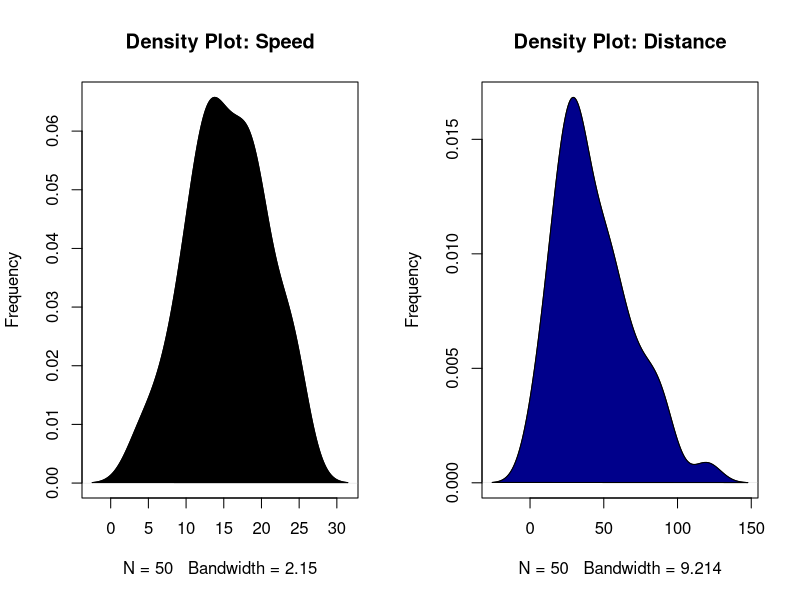
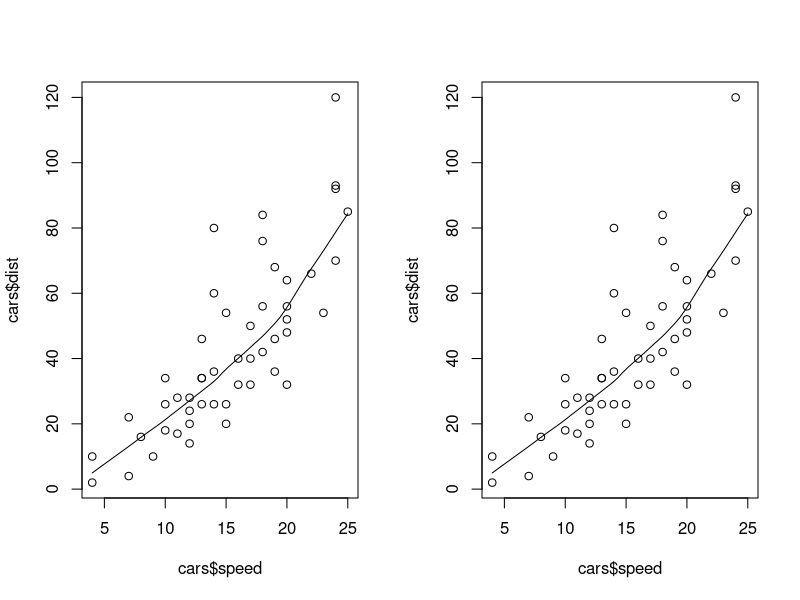
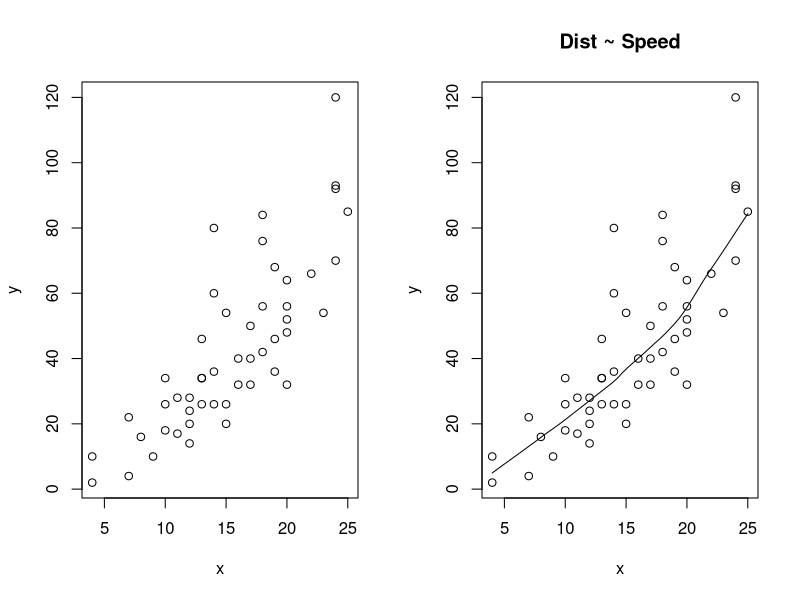
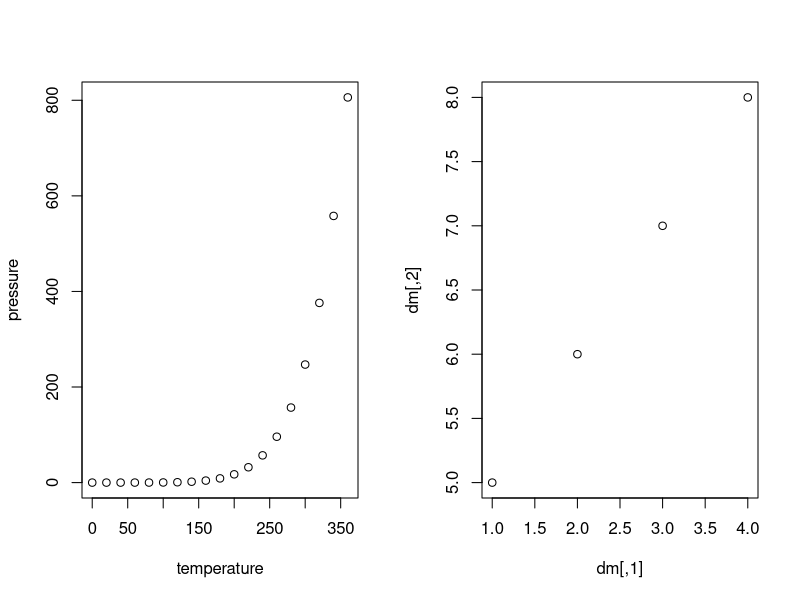

These charts were generated, in order, by the following R code:
## ---- chunk 1
knitr::opts_chunk$set(echo = TRUE)
## ---- chunk 2
summary(cars)
head(cars)
#Density plot
par(mfrow=c(1, 2))
plot(density(cars$speed), main="Density Plot: Speed", ylab="Frequency")
polygon(density(cars$speed), col="black")
plot(density(cars$dist), main="Density Plot: Distance", ylab="Frequency")
polygon(density(cars$dist), col="darkblue")
#Correlation
cor(cars$speed,cars$dist, method=c("pearson","kendall","spearman"))
#scatterplot
scatter.smooth(x=cars$speed, y=cars$dist)
scatter.smooth(x=cars$speed, y=cars$dist) 
x<-cars$speed
y<-cars$dist
line(x,y)
plot(x,y)
scatter.smooth(x, y, main="Dist ~ Speed")
#linear model
Model1 <- lm(formula = y~x, data = cars)
summary(Model1)
## ---- chunk 3
plot(pressure)
## ---- chunk 4
dm<-matrix(c(1,2,3,4,5,6,7,8), nrow = 4, ncol = 2)
plot(dm)
